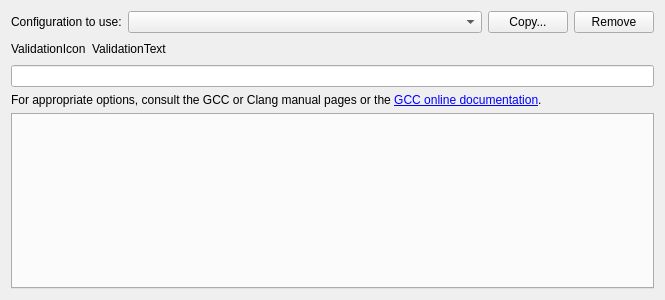
<?xml version="1.0" encoding="UTF-8"?>
<ui version="4.0">
 <class>CppTools::ClangDiagnosticConfigsWidget</class>
 <widget class="QWidget" name="CppTools::ClangDiagnosticConfigsWidget">
  <property name="geometry">
   <rect>
    <x>0</x>
    <y>0</y>
    <width>665</width>
    <height>300</height>
   </rect>
  </property>
  <property name="windowTitle">
   <string>Form</string>
  </property>
  <layout class="QVBoxLayout" name="verticalLayout">
   <item>
    <layout class="QHBoxLayout" name="horizontalLayout">
     <item>
      <widget class="QLabel" name="label_2">
       <property name="text">
        <string>Configuration to use:</string>
       </property>
      </widget>
     </item>
     <item>
      <widget class="QComboBox" name="configChooserComboBox">
       <property name="sizePolicy">
        <sizepolicy hsizetype="Expanding" vsizetype="Fixed">
         <horstretch>0</horstretch>
         <verstretch>0</verstretch>
        </sizepolicy>
       </property>
      </widget>
     </item>
     <item>
      <widget class="QPushButton" name="copyButton">
       <property name="text">
        <string>Copy...</string>
       </property>
      </widget>
     </item>
     <item>
      <widget class="QPushButton" name="removeButton">
       <property name="text">
        <string>Remove</string>
       </property>
      </widget>
     </item>
    </layout>
   </item>
   <item>
    <layout class="QHBoxLayout" name="horizontalLayout_2">
     <item>
      <widget class="QLabel" name="validationResultIcon">
       <property name="text">
        <string>ValidationIcon</string>
       </property>
      </widget>
     </item>
     <item>
      <widget class="QLabel" name="validationResultLabel">
       <property name="text">
        <string>ValidationText</string>
       </property>
      </widget>
     </item>
     <item>
      <spacer name="horizontalSpacer">
       <property name="orientation">
        <enum>Qt::Horizontal</enum>
       </property>
       <property name="sizeHint" stdset="0">
        <size>
         <width>40</width>
         <height>20</height>
        </size>
       </property>
      </spacer>
     </item>
    </layout>
   </item>
   <item>
    <widget class="CppTools::WrappableLineEdit" name="diagnosticOptionsTextEdit"/>
   </item>
   <item>
    <widget class="QLabel" name="label">
     <property name="text">
      <string>For appropriate options, consult the GCC or Clang manual pages or the &lt;a href=&quot;https://gcc.gnu.org/onlinedocs/gcc/Warning-Options.html&quot;&gt;GCC online documentation&lt;/a&gt;.</string>
     </property>
     <property name="openExternalLinks">
      <bool>true</bool>
     </property>
    </widget>
   </item>
   <item>
    <widget class="QTabWidget" name="pluginChecksTabs"/>
   </item>
  </layout>
 </widget>
 <customwidgets>
  <customwidget>
   <class>CppTools::WrappableLineEdit</class>
   <extends>QLineEdit</extends>
   <header location="global">cpptools/wrappablelineedit.h</header>
  </customwidget>
 </customwidgets>
 <tabstops>
  <tabstop>configChooserComboBox</tabstop>
  <tabstop>copyButton</tabstop>
  <tabstop>removeButton</tabstop>
  <tabstop>diagnosticOptionsTextEdit</tabstop>
 </tabstops>
 <resources/>
 <connections/>
</ui>
